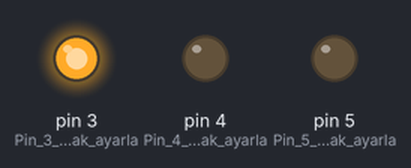
This sketch was run on a simulated Arduino Uno, built with avr-gcc and run on an emulated ATmega328P. Parts: output pins drawn as LEDs (lit = HIGH).

Above: at 2.0 s.
At 6.5 s:
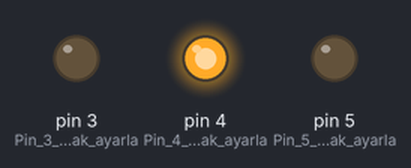
At 10.5 s:
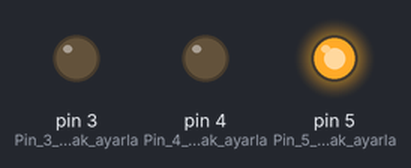
Timing chart, 0 to 15.6 s (numbered marks = the images above):
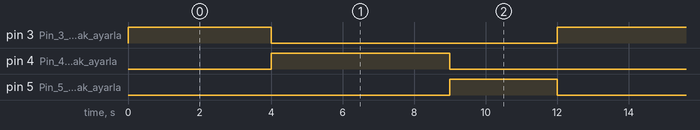

Measured:
- by itself, pin 3 (Pin_3_çıkış_olarak_ayarla): alternates HIGH for 4.0 s and LOW for 8.0 s
- by itself, pin 4 (Pin_4_çıkış_olarak_ayarla): alternates HIGH for 5.0 s and LOW for 7.0 s
- by itself, pin 5 (Pin_5_çıkış_olarak_ayarla): alternates HIGH for 3.0 s and LOW for 9.0 s

The sketch:

temel_tanim_led_yakma.ino
```cpp
//ARDUINO TEMELLERİ
//Temel Tanımlar
/*
Akım = Elektrik devresindeki elektronların hareketiridir. Birimi Amper.(A)
Voltaj = Elektrik devresindek, potansiyel farktır. Birimi Volt.(V)
DC =(Direct Current) Dogru akım. Elktrik akımı tek yönde akar. Örnek piller bataryalar yani düsük voltaj
AC = (Alternating Current) Alternatif Akım. Elektrik akım yönü sürekli degisir. Örnek evlerdeki rpziler yani yüksek voltaj
Multimetre = Akım, Voltaj, Direnc ölcebilir DC, AC modları vardır
Genel Elektronik Devre Elemanları:
Direnc(Resistor) = Devreden gecen akımı dengeler. Elektrik akımının direncini dengeleyen bilesen
Kondansatör(Capacitor) = Enerjiyi kısa süreli depolar.
Diyot(Diyode) = Akımı sadece bir yönde gecirir.
Transistor = Akımı kontrol eden elektronik anahtardır.
Led = Isık yayan diyot
Kablo = Elektrik akımını ve sinyalleri bir noktadan digerine ileten iletken malzeme
LCD Ekranı = Verileri, bilgileri görüntülemek icin kullanılan ekran
Arduino UNO = Elektronik devrelerin projelerin yapıldıgı Mikrodenetleyici kartı - Akıllı bilgisayar
Sensör =  Ortamdaki fiziksel degisiklikleri algılayıp elektrik sinyaline dönüstüren cihaz
Batarya = Elektronik devrelere enerji saglayan gecici güc kaynagı
Breadbord =  Gecici elektronik devrelerin yapılasını sağlayan prototipleme cihazı
Breadbord Yapısı = Kenarları + - iile isaretlidir güc saglamak icin mesela 5V + hattına GND(topraklama) ise - hattına baglanır.
Aynı sıradaki deliklere yerlestirilen elemanlar elektriksel olarak birbirlerine baglanırlar.

Arduino UNO
Mikrodenetleyici olarak ATmega328P kullanır.
Digital Pin 14 (6 tanesi PWM cıkısı destekler)
Analog pin 6
USB-B Tipi kablo ile bilgisayara baglanır.
D1 pini, Serial Monitor veya diğer seri iletişim cihazları ile iletişim kurmak için gereklidir.


Arduino Nano:
UNO kıyasla daha küçük ve kompakt bir kart.
Mikrodenetleyici olarak ATmega328P veya ATmega168 kullanır.
Dijital Pin 14 (6 tanesi PWM çıkışı destekler).
Analog Pin 8
Mini-USB veya Micro-USB kablo ile bağlanır.
*/


//LED YAKMA

  // arduino baslatılması
void setup() {
  // pin tanımları /cıkıs pinleri ayarlanır.
  pinMode(3, OUTPUT); // Pin 3 çıkış olarak ayarlandı
  pinMode(4, OUTPUT); // Pin 4 çıkış olarak ayarlandı
  pinMode(5, OUTPUT); //Pin 5 çıkış olarak ayarlandı

}

void loop() {
  // loop döngü hangi led yanacaksa ona göre HIGH LOW yazılacak

  // digitalWrite(): Pinin durumunu değiştirmek (LED'in yanması veya sönmesi).
  //3. pin yansın sadece 4 saniye sonra sönsün

  digitalWrite(3, HIGH);
  digitalWrite(4, LOW);
  digitalWrite(5, LOW);
  //delay bekleme fonk ms cinsinden yazılır
  delay(4000); //4 sn bekle


  //4. pin yansın sadece 5 saniye sonra sönsün
  digitalWrite(3, LOW);
  digitalWrite(4, HIGH);
  digitalWrite(5, LOW);
  delay(5000); //5 sn bekle

  //5. pin yansın sadece 5 saniye sonra sönsün
  digitalWrite(3, LOW);
  digitalWrite(4, LOW);
  digitalWrite(5, HIGH);
  delay(3000); //3 sn bekle
}
```
